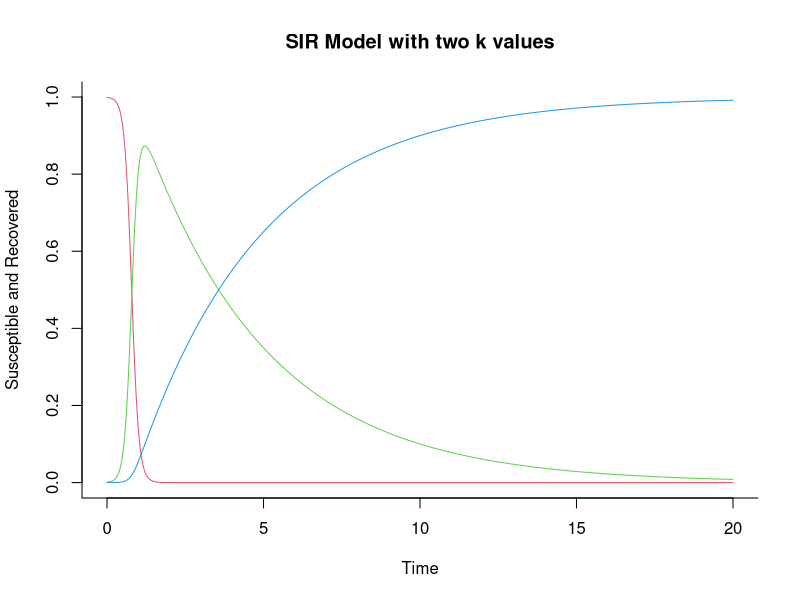

R code for this plot:
## Load deSolve package
library(deSolve)

## Create an SIR function
sir <- function(time, state, parameters) {
  
  with(as.list(c(state, parameters)), {
    
    dS <- - beta * S * I
    dI <-   beta * S * I - gamma * I
    dR <-                 gamma * I
    
    return(list(c(dS, dI, dR)))
  })
}
### Set parameters
## Proportion in each compartment: Susceptible 0.999999, Infected 0.000001, Recovered 0
init       <- c(S = 0.999, I = 0.001, R = 0.0)

## beta: infection parameter; gamma: recovery parameter
p =0.9
k= 10
k_after = 2
gamma = 0.25
beta = p * k
beta_after = p * k_after
breakTime = 10
end_Time = 20
step_Time_Unit =0.01
parameters <- c(beta , gamma)

times_before     <- seq(0, breakTime, by = step_Time_Unit)

## Finding values for contact number before reducing its value
out_before <- ode(y = init, times = times_before, func = sir, parms = parameters)
out_before <- as.data.frame(out_before)
## Initial values for the second part
init       <- c(S = out_before$S[breakTime/step_Time_Unit+1], 
                I = out_before$I[breakTime/step_Time_Unit+1],
                R = out_before$R[breakTime/step_Time_Unit+1])

parameters <- c(beta_after , gamma)
times_after    <- seq(breakTime, end_Time, by = step_Time_Unit)
out_after <- ode(y = init, times = times_after, func = sir, parms = parameters)
out_after <- as.data.frame(out_after)


out_reduced <- merge(x =out_before , y = out_after, all = TRUE)
out_reduced$time <- NULL
times_reduced    <- seq(0, end_Time, by = step_Time_Unit)
## Plot

matplot(x = times_reduced, y = out_reduced, type = "l",
        xlab = "Time", ylab = "Susceptible and Recovered", 
        main = "SIR Model with two k values",
        lwd = 1, lty = 1, bty = "l", col = 2:4)
